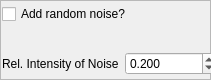
     <widget class="QFrame" name="frame_4">
      <property name="geometry">
       <rect>
        <x>740</x>
        <y>320</y>
        <width>211</width>
        <height>80</height>
       </rect>
      </property>
      <property name="frameShape">
       <enum>QFrame::StyledPanel</enum>
      </property>
      <property name="frameShadow">
       <enum>QFrame::Raised</enum>
      </property>
      <widget class="QWidget" name="layoutWidget">
       <property name="geometry">
        <rect>
         <x>2</x>
         <y>4</y>
         <width>215</width>
         <height>71</height>
        </rect>
       </property>
       <layout class="QVBoxLayout" name="verticalLayout_7">
        <item>
         <widget class="QCheckBox" name="checkBox_random_noise">
          <property name="text">
           <string>Add random noise?</string>
          </property>
         </widget>
        </item>
        <item>
         <spacer name="verticalSpacer">
          <property name="orientation">
           <enum>Qt::Vertical</enum>
          </property>
          <property name="sizeHint" stdset="0">
           <size>
            <width>20</width>
            <height>40</height>
           </size>
          </property>
         </spacer>
        </item>
        <item>
         <layout class="QHBoxLayout" name="horizontalLayout_25">
          <item>
           <widget class="QLabel" name="label_23">
            <property name="text">
             <string>Rel. Intensity of Noise</string>
            </property>
           </widget>
          </item>
          <item>
           <widget class="QDoubleSpinBox" name="doubleSpinBox_noise">
            <property name="decimals">
             <number>3</number>
            </property>
            <property name="maximum">
             <double>1.500000000000000</double>
            </property>
            <property name="singleStep">
             <double>0.001000000000000</double>
            </property>
            <property name="value">
             <double>0.200000000000000</double>
            </property>
           </widget>
          </item>
         </layout>
        </item>
       </layout>
      </widget>
     </widget>
